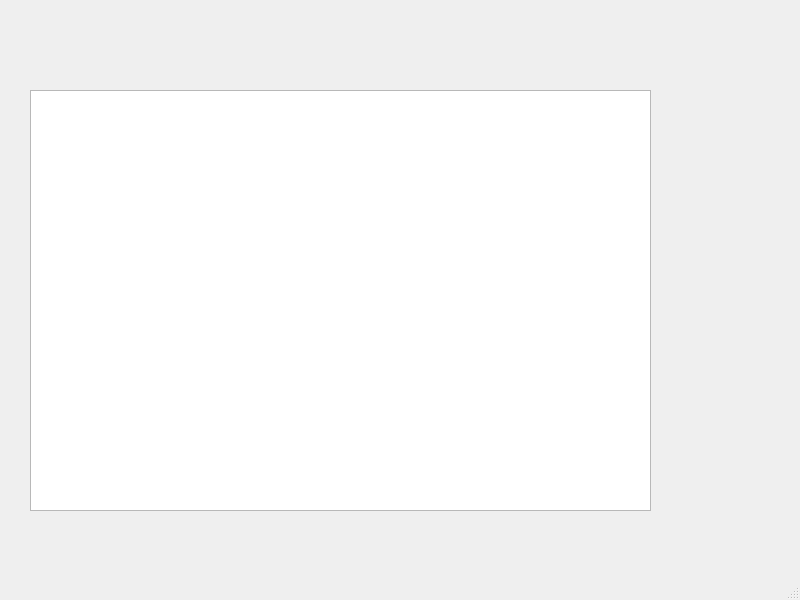
<?xml version="1.0" encoding="UTF-8"?>
<ui version="4.0">
 <class>MainWindow</class>
 <widget class="QMainWindow" name="MainWindow">
  <property name="geometry">
   <rect>
    <x>0</x>
    <y>0</y>
    <width>800</width>
    <height>600</height>
   </rect>
  </property>
  <property name="windowTitle">
   <string>MainWindow</string>
  </property>
  <widget class="QWidget" name="centralwidget">
   <widget class="QPlainTextEdit" name="plainTextEdit">
    <property name="geometry">
     <rect>
      <x>30</x>
      <y>90</y>
      <width>621</width>
      <height>421</height>
     </rect>
    </property>
   </widget>
  </widget>
  <widget class="QMenuBar" name="menubar">
   <property name="geometry">
    <rect>
     <x>0</x>
     <y>0</y>
     <width>800</width>
     <height>22</height>
    </rect>
   </property>
  </widget>
  <widget class="QStatusBar" name="statusbar"/>
 </widget>
 <resources/>
 <connections/>
</ui>
